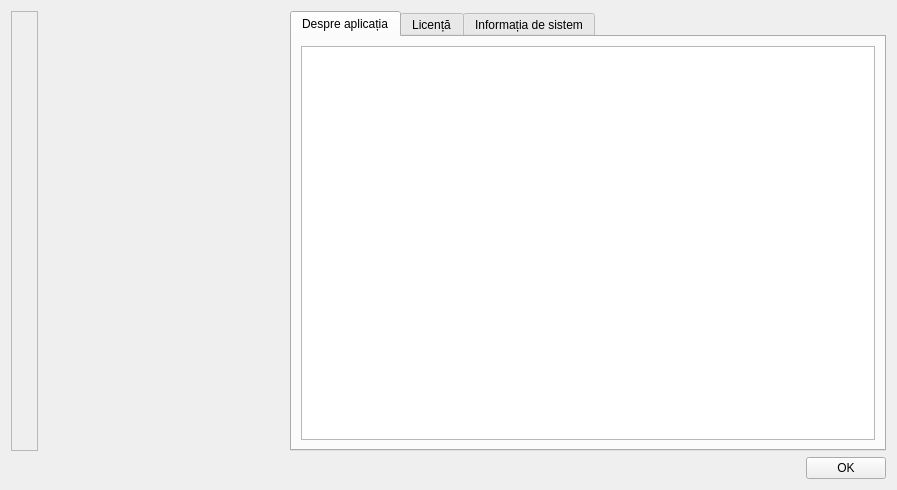
<?xml version="1.0" encoding="UTF-8"?>
<ui version="4.0">
 <class>About</class>
 <widget class="QWidget" name="About">
  <property name="geometry">
   <rect>
    <x>0</x>
    <y>0</y>
    <width>897</width>
    <height>490</height>
   </rect>
  </property>
  <property name="font">
   <font>
    <family>Segoe UI</family>
   </font>
  </property>
  <property name="windowTitle">
   <string>Informația despre aplicația</string>
  </property>
  <layout class="QGridLayout" name="gridLayout">
   <item row="0" column="0">
    <widget class="QFrame" name="frame">
     <property name="sizePolicy">
      <sizepolicy hsizetype="Maximum" vsizetype="Preferred">
       <horstretch>0</horstretch>
       <verstretch>0</verstretch>
      </sizepolicy>
     </property>
     <property name="frameShape">
      <enum>QFrame::Shape::StyledPanel</enum>
     </property>
     <property name="frameShadow">
      <enum>QFrame::Shadow::Raised</enum>
     </property>
     <layout class="QGridLayout" name="gridLayout_2">
      <item row="0" column="0">
       <widget class="QLabel" name="label">
        <property name="text">
         <string/>
        </property>
        <property name="pixmap">
         <pixmap resource="../../resources/resource.qrc">:/img/app_ico/eco_256x256.png</pixmap>
        </property>
       </widget>
      </item>
     </layout>
    </widget>
   </item>
   <item row="0" column="1" colspan="2">
    <widget class="QTabWidget" name="tabWidget">
     <property name="currentIndex">
      <number>0</number>
     </property>
     <widget class="QWidget" name="tab">
      <attribute name="title">
       <string>Despre aplicația</string>
      </attribute>
      <layout class="QGridLayout" name="gridLayout_3">
       <item row="0" column="0">
        <widget class="QTextBrowser" name="textBrowser_about"/>
       </item>
      </layout>
     </widget>
     <widget class="QWidget" name="tab_3">
      <attribute name="title">
       <string>Licență</string>
      </attribute>
      <layout class="QGridLayout" name="gridLayout_5">
       <item row="0" column="0">
        <widget class="QTextBrowser" name="textBrowser_licenses"/>
       </item>
      </layout>
     </widget>
     <widget class="QWidget" name="tab_2">
      <attribute name="title">
       <string>Informația de sistem</string>
      </attribute>
      <layout class="QGridLayout" name="gridLayout_4">
       <item row="6" column="2">
        <spacer name="verticalSpacer">
         <property name="orientation">
          <enum>Qt::Orientation::Vertical</enum>
         </property>
         <property name="sizeHint" stdset="0">
          <size>
           <width>20</width>
           <height>124</height>
          </size>
         </property>
        </spacer>
       </item>
       <item row="2" column="0" colspan="2">
        <widget class="QLabel" name="label_4">
         <property name="text">
          <string>Catalogul imaginelor:</string>
         </property>
        </widget>
       </item>
       <item row="3" column="2">
        <widget class="QLineEdit" name="dir_templates">
         <property name="enabled">
          <bool>false</bool>
         </property>
        </widget>
       </item>
       <item row="1" column="0">
        <widget class="QLabel" name="label_3">
         <property name="text">
          <string>Catalogul setărilor:</string>
         </property>
        </widget>
       </item>
       <item row="8" column="2">
        <widget class="QLabel" name="text_version_SQLite">
         <property name="font">
          <font>
           <family>Cantarell</family>
           <bold>true</bold>
          </font>
         </property>
         <property name="styleSheet">
          <string notr="true">color: #00bfff;</string>
         </property>
         <property name="text">
          <string>version SQLite3: 3.35.4</string>
         </property>
         <property name="alignment">
          <set>Qt::AlignmentFlag::AlignRight|Qt::AlignmentFlag::AlignTrailing|Qt::AlignmentFlag::AlignVCenter</set>
         </property>
        </widget>
       </item>
       <item row="2" column="2">
        <widget class="QLineEdit" name="dir_img">
         <property name="enabled">
          <bool>false</bool>
         </property>
        </widget>
       </item>
       <item row="0" column="0">
        <widget class="QLabel" name="label_2">
         <property name="text">
          <string>Catalogul aplicației:</string>
         </property>
        </widget>
       </item>
       <item row="1" column="2">
        <widget class="QLineEdit" name="dir_settings">
         <property name="enabled">
          <bool>false</bool>
         </property>
        </widget>
       </item>
       <item row="7" column="2">
        <widget class="QLabel" name="text_versionQt">
         <property name="font">
          <font>
           <family>Cantarell</family>
           <bold>true</bold>
          </font>
         </property>
         <property name="styleSheet">
          <string notr="true">color: #00bfff;</string>
         </property>
         <property name="text">
          <string>version Qt: 5.15.2</string>
         </property>
         <property name="alignment">
          <set>Qt::AlignmentFlag::AlignRight|Qt::AlignmentFlag::AlignTrailing|Qt::AlignmentFlag::AlignVCenter</set>
         </property>
        </widget>
       </item>
       <item row="3" column="0">
        <widget class="QLabel" name="label_5">
         <property name="text">
          <string>Catalogul formelor de tipar:</string>
         </property>
        </widget>
       </item>
       <item row="4" column="2">
        <widget class="QLineEdit" name="dir_reports">
         <property name="enabled">
          <bool>false</bool>
         </property>
        </widget>
       </item>
       <item row="4" column="0" colspan="2">
        <widget class="QLabel" name="label_6">
         <property name="text">
          <string>Catalogul rapoartelor:</string>
         </property>
        </widget>
       </item>
       <item row="0" column="2">
        <widget class="QLineEdit" name="dir_app">
         <property name="enabled">
          <bool>false</bool>
         </property>
        </widget>
       </item>
       <item row="5" column="2">
        <widget class="QLineEdit" name="dir_logs">
         <property name="enabled">
          <bool>false</bool>
         </property>
        </widget>
       </item>
       <item row="5" column="0" colspan="2">
        <widget class="QLabel" name="label_7">
         <property name="text">
          <string>Catalogul logării</string>
         </property>
        </widget>
       </item>
      </layout>
     </widget>
    </widget>
   </item>
   <item row="1" column="0">
    <spacer name="horizontalSpacer">
     <property name="orientation">
      <enum>Qt::Orientation::Horizontal</enum>
     </property>
     <property name="sizeType">
      <enum>QSizePolicy::Policy::Ignored</enum>
     </property>
     <property name="sizeHint" stdset="0">
      <size>
       <width>273</width>
       <height>20</height>
      </size>
     </property>
    </spacer>
   </item>
   <item row="1" column="1">
    <spacer name="horizontalSpacer_2">
     <property name="orientation">
      <enum>Qt::Orientation::Horizontal</enum>
     </property>
     <property name="sizeHint" stdset="0">
      <size>
       <width>319</width>
       <height>20</height>
      </size>
     </property>
    </spacer>
   </item>
   <item row="1" column="2">
    <widget class="QPushButton" name="pushButton">
     <property name="minimumSize">
      <size>
       <width>80</width>
       <height>0</height>
      </size>
     </property>
     <property name="text">
      <string>OK</string>
     </property>
    </widget>
   </item>
  </layout>
 </widget>
 <resources>
  <include location="../../resources/resource.qrc"/>
  <include location="../../resources/resource.qrc"/>
  <include location="../resources/resource.qrc"/>
 </resources>
 <connections/>
</ui>
